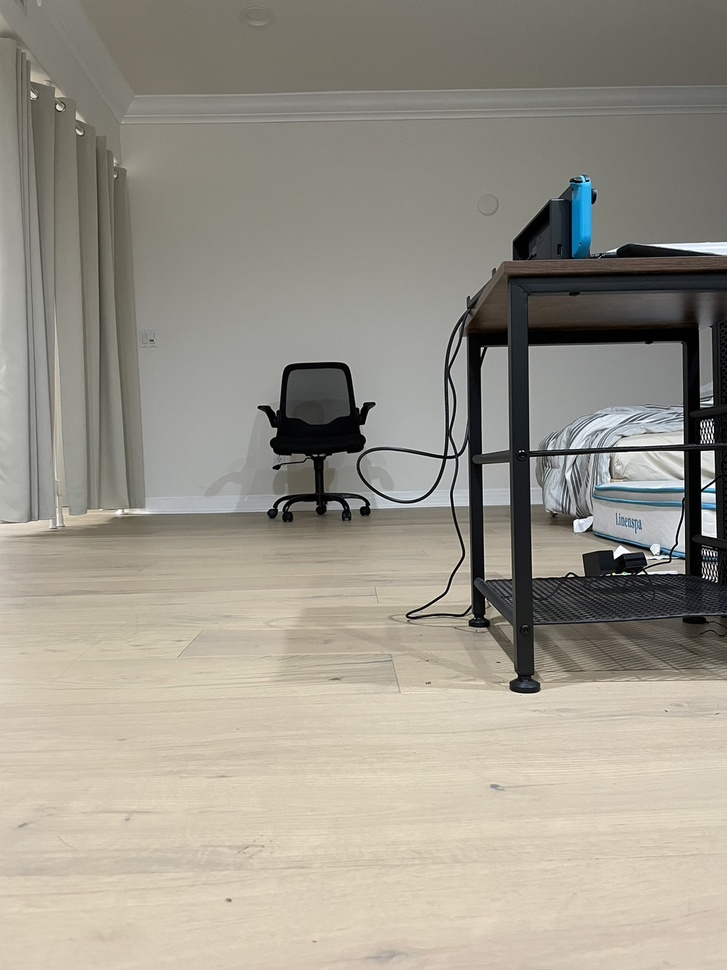
#> input picture example/chair_rf.jpg, 727 x 970 px, shrunk from 1109 x 1479 before the run
$ python zoom.py
#> lines starting #> are read from the running program, lines starting #| are printed output that depends on the picture
#> further down, img is the input picture: shape (970, 727, 3); mean B, G, R 139, 150.2, 155
import cv2
import math

def zoom_at(img, zoom_factor, center=None):

#> called with zoom_factor = 10, center = (363.5, 485)
    cv2.imshow('original', img)
    height = img.shape[0]
#> height = 970
    width = img.shape[1]
#> width = 727
    if center is None:
        cx = width / 2
        cy = height / 2
    else:
        cx = center[0]
        cy = center[1]

    left = int(cx - cx / zoom_factor)
    right = int((cx + ((width - cx) / zoom_factor))+1)
#> right = 400
    top = int(cy - cy / zoom_factor)
    bottom = int((cy + ((height - cy) / zoom_factor))+1)
#> bottom = 534
    img1 = img[ top : bottom, left : right, :]
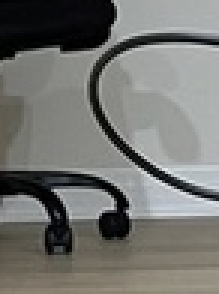
#> img1: shape (98, 73, 3) (shown 3 times larger); mean B, G, R 113.2, 116.8, 116.4

    return img1

input_image_path = '../example/chair_rf.jpg'
img = cv2.imread(input_image_path)
img_zoomed = zoom_at(img, 10.0, center=(img.shape[1]/2, img.shape[0]/2))
zoomed_image_path = '../zoomed/zoomed_example.jpg'
cv2.imwrite(zoomed_image_path, img_zoomed)

$ run again, with example/chair_lf.jpg copied over example/chair_rf.jpg
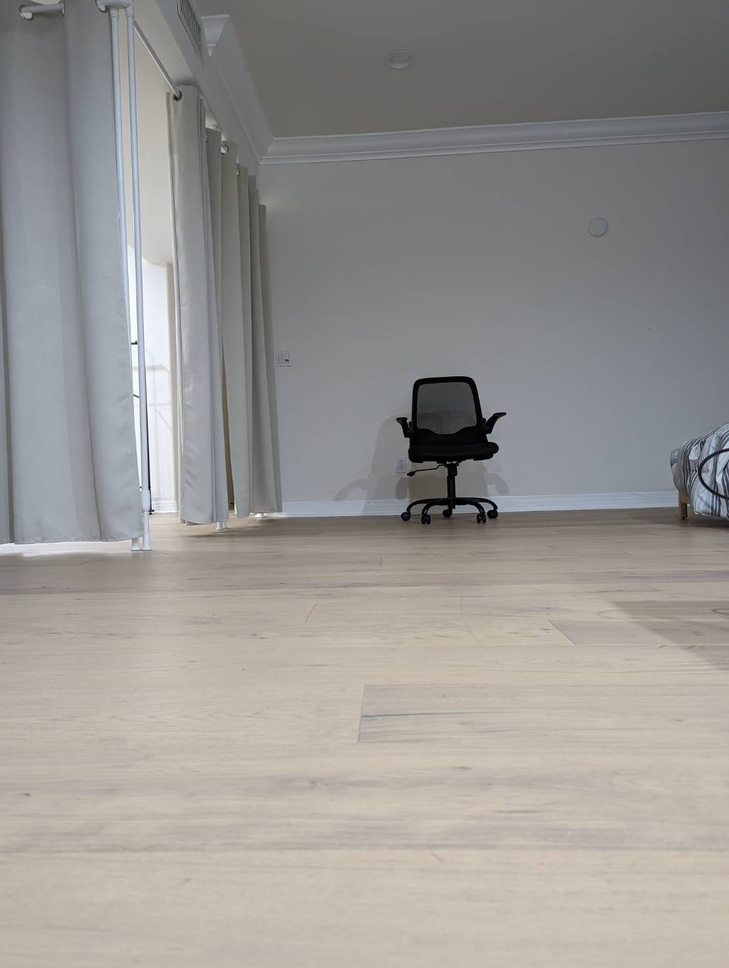
#> input picture example/chair_lf.jpg, 729 x 968 px, shrunk from 1110 x 1474 before the run
#> img is the input picture: shape (968, 729, 3); mean B, G, R 147, 150, 153
#> in zoom_at, `img1 = img[ top : bottom, left : right, :]`:
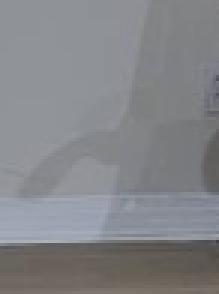
#> img1: shape (98, 73, 3) (shown 3 times larger); mean B, G, R 136.1, 132.6, 131.5

$ run again, with example/chair_ln.jpg copied over example/chair_rf.jpg
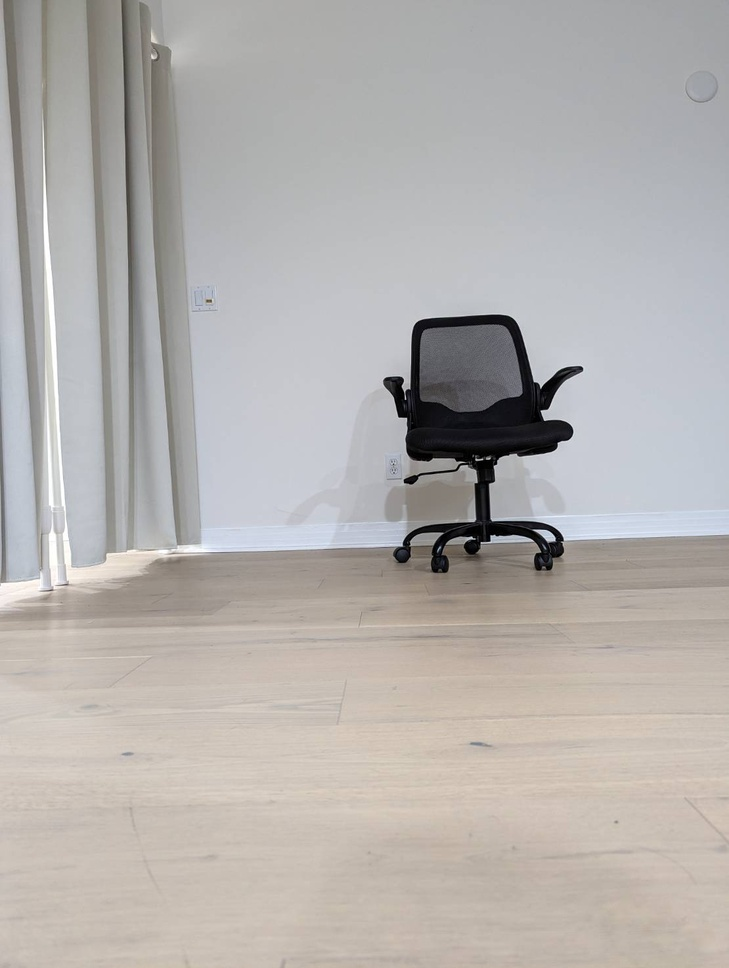
#> input picture example/chair_ln.jpg, 729 x 968 px, shrunk from 1110 x 1474 before the run
#> img is the input picture: shape (968, 729, 3); mean B, G, R 174.1, 176.7, 180.4
#> in zoom_at, `img1 = img[ top : bottom, left : right, :]`:
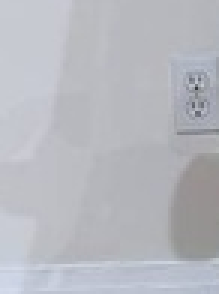
#> img1: shape (98, 73, 3) (shown 3 times larger); mean B, G, R 190.9, 184.5, 182.9

$ run again, with example/chair_rn.jpg copied over example/chair_rf.jpg
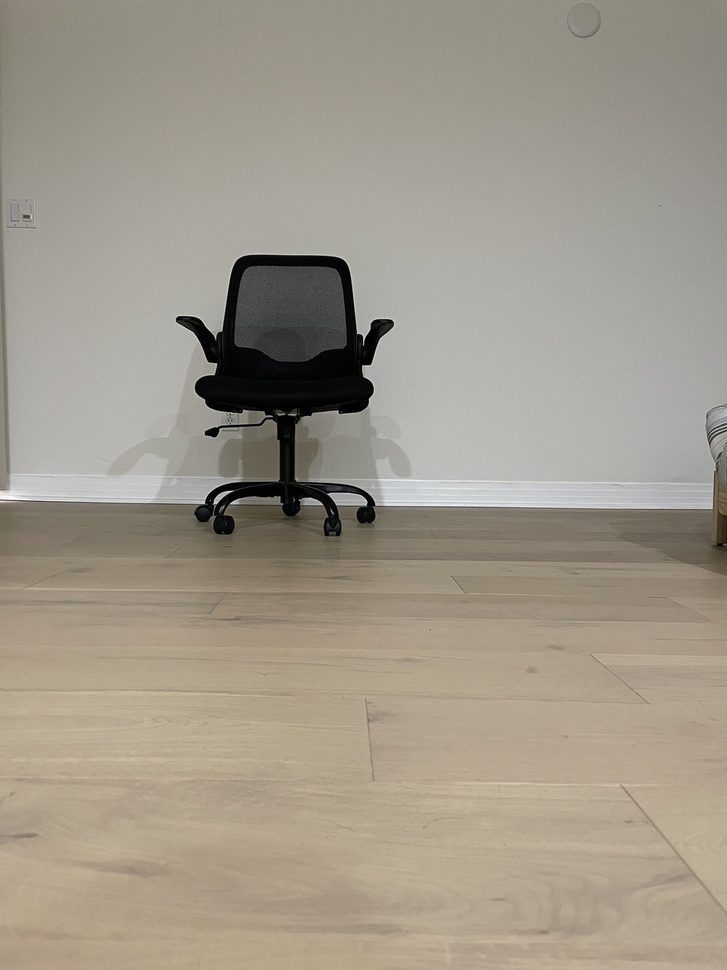
#> input picture example/chair_rn.jpg, 727 x 970 px, shrunk from 1109 x 1479 before the run
#> img is the input picture: shape (970, 727, 3); mean B, G, R 138.8, 152.5, 160.3
#> in zoom_at, `img1 = img[ top : bottom, left : right, :]`:
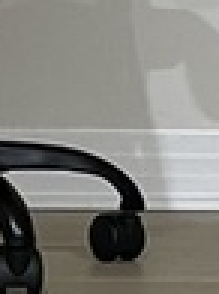
#> img1: shape (98, 73, 3) (shown 3 times larger); mean B, G, R 122.4, 127.9, 128.7
